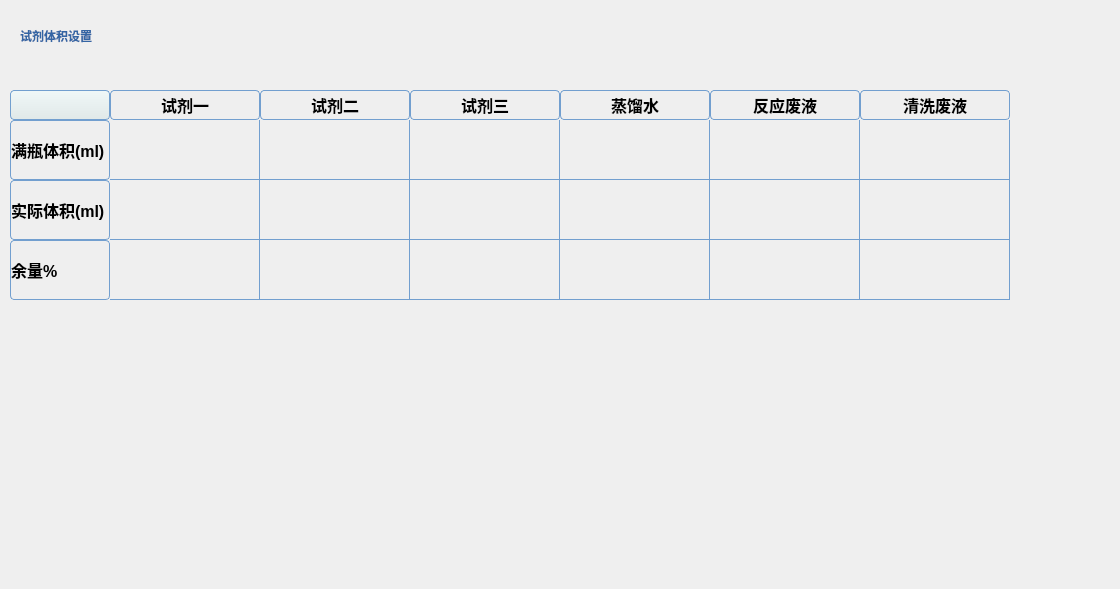
   <widget class="QWidget" name="page_5">
    <widget class="QLabel" name="label_69">
     <property name="geometry">
      <rect>
       <x>20</x>
       <y>10</y>
       <width>221</width>
       <height>51</height>
      </rect>
     </property>
     <property name="styleSheet">
      <string notr="true">font: 75 italic 13pt &quot;TakaoPGothic&quot;;
background: transparent;
color: rgb(52, 101, 164);
font-weight: bold; </string>
     </property>
     <property name="text">
      <string>试剂体积设置</string>
     </property>
    </widget>
    <widget class="QTableWidget" name="tableWidget">
     <property name="geometry">
      <rect>
       <x>10</x>
       <y>90</y>
       <width>1101</width>
       <height>241</height>
      </rect>
     </property>
     <property name="styleSheet">
      <string notr="true">   QTableWidget {
           background: transparent;
		gridline-color: rgb(114, 159, 207);
		border-radius: 8px;
		 outline: 0;
        }
        QTableWidget::item {
            background: transparent;
           padding: 5px;		
 			text-align: center;
			color: rgb(0, 0, 0);
        }
 QHeaderView::section:horizontal {
background: transparent;
      color: rgb(0, 0, 0);                 
       font-weight: bold;         
       font-size: 12pt;                      
      border: 1px solid rgb(114, 159, 207);
	border-radius: 4px;
 }
 QHeaderView::section:vertical  {
background: transparent;
border-radius: 4px;
      color: rgb(0, 0, 0);                 
       font-weight: bold;         
       font-size: 12pt;                      
       border: 1px solid rgb(114, 159, 207);
 }
QTableCornerButton::section {
background: qlineargradient(x1:0, y1:0, x2:0, y2:1,stop:0 #f0f8f8,  stop:0.5 #e8f0f0, stop:1 #e0e8e8);
 border-radius: 4px;  
border: 1px solid rgb(114, 159, 207);

}
QHeaderView  {
		background: transparent;
 }
 QLineEdit {   
	background: rgb(114, 159, 207);
	color: rgb(239, 41, 41);
  border: 1px solid rgb(114, 159, 207); 
 border-radius: 4px;
    }
QTableWidget::item:selected {
    border: 1px solid green;   
}
QTableWidget::item:focus {
    border: 1px dotted green;
}</string>
     </property>
     <property name="verticalScrollBarPolicy">
      <enum>Qt::ScrollBarAlwaysOff</enum>
     </property>
     <property name="horizontalScrollBarPolicy">
      <enum>Qt::ScrollBarAlwaysOff</enum>
     </property>
     <attribute name="horizontalHeaderDefaultSectionSize">
      <number>150</number>
     </attribute>
     <attribute name="verticalHeaderMinimumSectionSize">
      <number>60</number>
     </attribute>
     <attribute name="verticalHeaderDefaultSectionSize">
      <number>60</number>
     </attribute>
     <row>
      <property name="text">
       <string>满瓶体积(ml)</string>
      </property>
     </row>
     <row>
      <property name="text">
       <string>实际体积(ml)</string>
      </property>
     </row>
     <row>
      <property name="text">
       <string>余量%</string>
      </property>
     </row>
     <column>
      <property name="text">
       <string>试剂一</string>
      </property>
     </column>
     <column>
      <property name="text">
       <string>试剂二</string>
      </property>
     </column>
     <column>
      <property name="text">
       <string>试剂三</string>
      </property>
     </column>
     <column>
      <property name="text">
       <string>蒸馏水</string>
      </property>
     </column>
     <column>
      <property name="text">
       <string>反应废液</string>
      </property>
     </column>
     <column>
      <property name="text">
       <string>清洗废液</string>
      </property>
     </column>
     <item row="0" column="0">
      <property name="text">
       <string/>
      </property>
      <property name="textAlignment">
       <set>AlignCenter</set>
      </property>
     </item>
     <item row="0" column="1">
      <property name="text">
       <string/>
      </property>
      <property name="textAlignment">
       <set>AlignCenter</set>
      </property>
     </item>
     <item row="0" column="2">
      <property name="text">
       <string/>
      </property>
      <property name="textAlignment">
       <set>AlignCenter</set>
      </property>
     </item>
     <item row="0" column="3">
      <property name="text">
       <string/>
      </property>
      <property name="textAlignment">
       <set>AlignCenter</set>
      </property>
     </item>
     <item row="0" column="4">
      <property name="text">
       <string/>
      </property>
      <property name="textAlignment">
       <set>AlignCenter</set>
      </property>
     </item>
     <item row="2" column="0">
      <property name="text">
       <string/>
      </property>
      <property name="textAlignment">
       <set>AlignCenter</set>
      </property>
     </item>
     <item row="2" column="1">
      <property name="text">
       <string/>
      </property>
      <property name="textAlignment">
       <set>AlignCenter</set>
      </property>
     </item>
     <item row="2" column="2">
      <property name="text">
       <string/>
      </property>
      <property name="textAlignment">
       <set>AlignCenter</set>
      </property>
     </item>
     <item row="2" column="3">
      <property name="text">
       <string/>
      </property>
      <property name="textAlignment">
       <set>AlignCenter</set>
      </property>
     </item>
     <item row="2" column="4">
      <property name="text">
       <string/>
      </property>
      <property name="textAlignment">
       <set>AlignCenter</set>
      </property>
     </item>
     <item row="2" column="5">
      <property name="text">
       <string/>
      </property>
      <property name="textAlignment">
       <set>AlignCenter</set>
      </property>
     </item>
    </widget>
    <widget class="QWidget" name="widget_3" native="true">
     <property name="geometry">
      <rect>
       <x>800</x>
       <y>260</y>
       <width>300</width>
       <height>320</height>
      </rect>
     </property>
     <property name="styleSheet">
      <string notr="true"> background: transparent;</string>
     </property>
    </widget>
   </widget>
